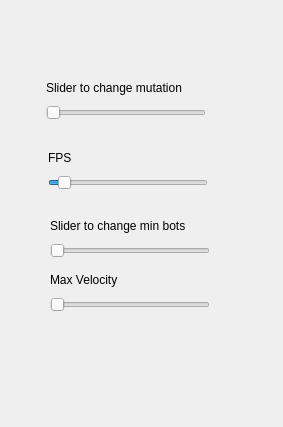
<?xml version="1.0" encoding="UTF-8"?>
<ui version="4.0">
 <class>Sim</class>
 <widget class="QWidget" name="Sim">
  <property name="geometry">
   <rect>
    <x>0</x>
    <y>0</y>
    <width>283</width>
    <height>427</height>
   </rect>
  </property>
  <property name="windowTitle">
   <string>Form</string>
  </property>
  <widget class="QSlider" name="amountBotsSlider">
   <property name="geometry">
    <rect>
     <x>50</x>
     <y>240</y>
     <width>160</width>
     <height>22</height>
    </rect>
   </property>
   <property name="orientation">
    <enum>Qt::Horizontal</enum>
   </property>
  </widget>
  <widget class="QLabel" name="label_2">
   <property name="geometry">
    <rect>
     <x>50</x>
     <y>218</y>
     <width>165</width>
     <height>16</height>
    </rect>
   </property>
   <property name="text">
    <string>Slider to change min bots</string>
   </property>
  </widget>
  <widget class="QSlider" name="amountBotsSlider_2">
   <property name="geometry">
    <rect>
     <x>46</x>
     <y>102</y>
     <width>160</width>
     <height>22</height>
    </rect>
   </property>
   <property name="orientation">
    <enum>Qt::Horizontal</enum>
   </property>
  </widget>
  <widget class="QLabel" name="label_3">
   <property name="geometry">
    <rect>
     <x>46</x>
     <y>80</y>
     <width>165</width>
     <height>16</height>
    </rect>
   </property>
   <property name="text">
    <string>Slider to change mutation</string>
   </property>
  </widget>
  <widget class="QSlider" name="FPSSlider">
   <property name="geometry">
    <rect>
     <x>48</x>
     <y>172</y>
     <width>160</width>
     <height>22</height>
    </rect>
   </property>
   <property name="maximum">
    <number>1000</number>
   </property>
   <property name="value">
    <number>60</number>
   </property>
   <property name="orientation">
    <enum>Qt::Horizontal</enum>
   </property>
  </widget>
  <widget class="QLabel" name="label_4">
   <property name="geometry">
    <rect>
     <x>48</x>
     <y>150</y>
     <width>165</width>
     <height>16</height>
    </rect>
   </property>
   <property name="text">
    <string>FPS</string>
   </property>
  </widget>
  <widget class="QSlider" name="maxVelocitySlider">
   <property name="geometry">
    <rect>
     <x>50</x>
     <y>294</y>
     <width>160</width>
     <height>22</height>
    </rect>
   </property>
   <property name="maximum">
    <number>1000</number>
   </property>
   <property name="orientation">
    <enum>Qt::Horizontal</enum>
   </property>
  </widget>
  <widget class="QLabel" name="label_5">
   <property name="geometry">
    <rect>
     <x>50</x>
     <y>272</y>
     <width>165</width>
     <height>16</height>
    </rect>
   </property>
   <property name="text">
    <string>Max Velocity</string>
   </property>
  </widget>
 </widget>
 <resources/>
 <connections/>
</ui>
